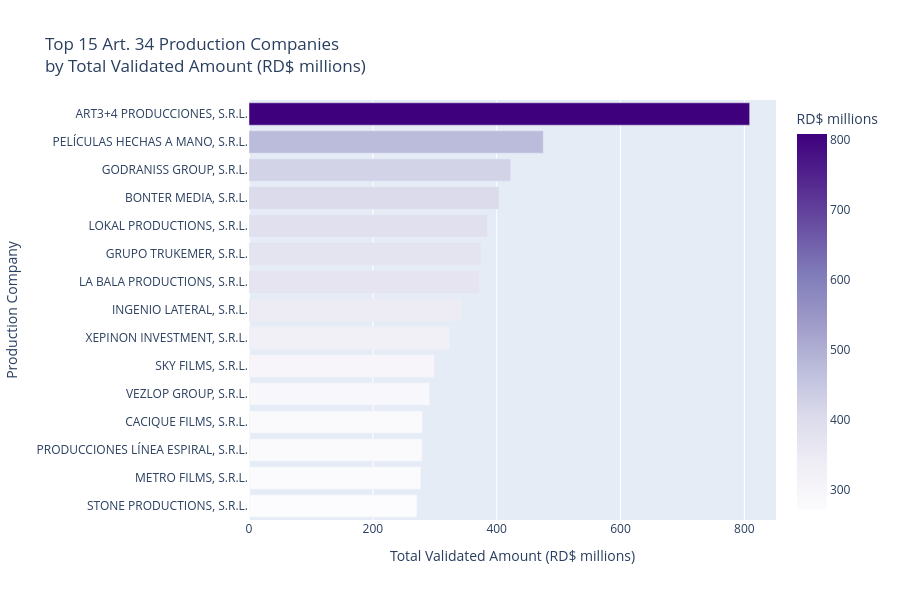

The cell this chart's notebook holds for it:
### Code cell
# Top 15 Art. 34 production companies by total validated amount
top_companies_34_amount = (
    df_34.groupby('local_company')['validated_expenses_dop']
    .sum()
    .dropna()
    .sort_values(ascending=False)
    .head(15)
)

values_millions = top_companies_34_amount.to_numpy(dtype='float64') / 1_000_000

fig = px.bar(
    x=values_millions,
    y=top_companies_34_amount.index,
    orientation='h',
    title='Top 15 Art. 34 Production Companies by Total Validated Amount (RD$ millions)',
    labels={'x': 'Total Validated Amount (RD$ millions)', 'y': 'Production Company', 'color': 'Total Validated Amount (RD$ millions)'},
    color=values_millions,
    color_continuous_scale='Purples'
)
fig.update_layout(
    title='Top 15 Art. 34 Production Companies<br>by Total Validated Amount (RD$ millions)',
    yaxis={'categoryorder': 'total ascending'},
    height=600,
    xaxis=dict(tickformat=',.0f'),
    coloraxis_colorbar=dict(tickformat=',.0f', title='RD$ millions')
)
fig.show()

### Figure 1 — Plotly figure (JSON) as saved in the notebook; plotly's stock layout.template omitted (floating-point values rounded to 4 significant figures)
{"data": [{"hovertemplate": "Total Validated Amount (RD$ millions)=%{marker.color}<br>Production Company=%{y}<extra></extra>", "legendgroup": "", "marker": {"color": [808.5, 475.2, 422.4, 403.5, 385.2, 374.3, 371.7, 343.6, 324.2, 299.7, 291.9, 280.3, 279.8, 277.8, 271.5], "coloraxis": "coloraxis", "pattern": {"shape": ""}}, "name": "", "orientation": "h", "showlegend": false, "textposition": "auto", "type": "bar", "x": [808.5, 475.2, 422.4, 403.5, 385.2, 374.3, 371.7, 343.6, 324.2, 299.7, 291.9, 280.3, 279.8, 277.8, 271.5], "xaxis": "x", "y": ["ART3+4 PRODUCCIONES, S.R.L.", "PELÍCULAS HECHAS A MANO, S.R.L.", "GODRANISS GROUP, S.R.L.", "BONTER MEDIA, S.R.L.", "LOKAL PRODUCTIONS, S.R.L.", "GRUPO TRUKEMER, S.R.L.", "LA BALA PRODUCTIONS, S.R.L.", "INGENIO LATERAL, S.R.L.", "XEPINON INVESTMENT, S.R.L.", "SKY FILMS, S.R.L.", "VEZLOP GROUP, S.R.L.", "CACIQUE FILMS, S.R.L.", "PRODUCCIONES LÍNEA ESPIRAL, S.R.L.", "METRO FILMS, S.R.L.", "STONE PRODUCTIONS, S.R.L."], "yaxis": "y"}], "layout": {"barmode": "relative", "coloraxis": {"autocolorscale": false, "colorbar": {"tickformat": ",.0f", "title": {"text": "RD$ millions"}}, "colorscale": [[0, "rgb(252,251,253)"], [0.125, "rgb(239,237,245)"], [0.25, "rgb(218,218,235)"], [0.375, "rgb(188,189,220)"], [0.5, "rgb(158,154,200)"], [0.625, "rgb(128,125,186)"], [0.75, "rgb(106,81,163)"], [0.875, "rgb(84,39,143)"], [1, "rgb(63,0,125)"]]}, "height": 600, "legend": {"tracegroupgap": 0}, "title": {"text": "Top 15 Art. 34 Production Companies<br>by Total Validated Amount (RD$ millions)"}, "xaxis": {"anchor": "y", "domain": [0, 1], "tickformat": ",.0f", "title": {"text": "Total Validated Amount (RD$ millions)"}}, "yaxis": {"anchor": "x", "categoryorder": "total ascending", "domain": [0, 1], "title": {"text": "Production Company"}}}}
